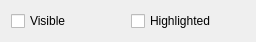
<?xml version="1.0" encoding="UTF-8"?>
<ui version="4.0">
 <class>PODesignerFlags</class>
 <widget class="QWidget" name="PODesignerFlags">
  <property name="geometry">
   <rect>
    <x>0</x>
    <y>0</y>
    <width>256</width>
    <height>40</height>
   </rect>
  </property>
  <property name="windowTitle">
   <string>Graphics Object</string>
  </property>
  <property name="toolTip">
   <string/>
  </property>
  <layout class="QGridLayout" name="gridLayout">
   <item row="0" column="0">
    <widget class="QCheckBox" name="visibleCB">
     <property name="text">
      <string>Visible</string>
     </property>
    </widget>
   </item>
   <item row="0" column="1">
    <widget class="QCheckBox" name="highlightedCB">
     <property name="text">
      <string>Highlighted</string>
     </property>
    </widget>
   </item>
  </layout>
 </widget>
 <resources/>
 <connections/>
</ui>
